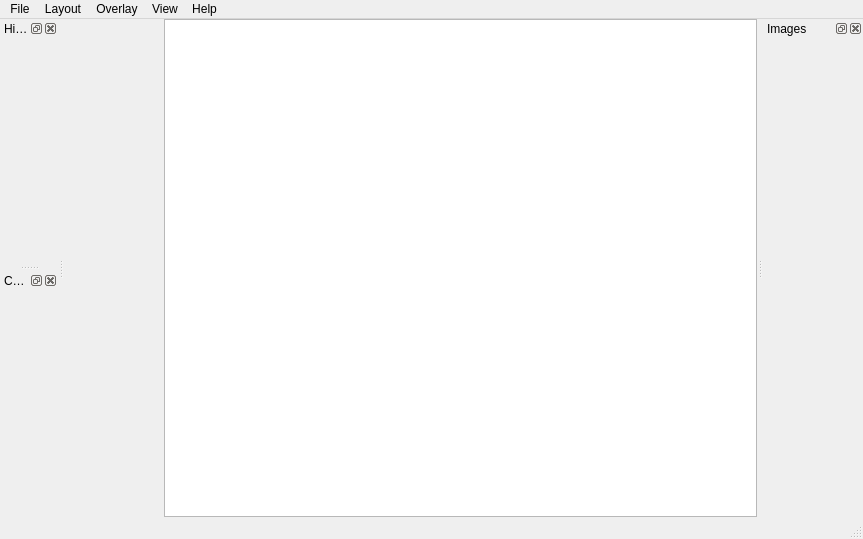
<?xml version="1.0" encoding="UTF-8"?>
<ui version="4.0">
 <class>MainWindow</class>
 <widget class="QMainWindow" name="MainWindow">
  <property name="enabled">
   <bool>true</bool>
  </property>
  <property name="geometry">
   <rect>
    <x>0</x>
    <y>0</y>
    <width>863</width>
    <height>539</height>
   </rect>
  </property>
  <property name="minimumSize">
   <size>
    <width>190</width>
    <height>0</height>
   </size>
  </property>
  <property name="windowTitle">
   <string>Bial</string>
  </property>
  <property name="windowIcon">
   <iconset resource="qrs/resources.qrc">
    <normaloff>:/icons/bial-logo.png</normaloff>:/icons/bial-logo.png</iconset>
  </property>
  <widget class="QWidget" name="centralWidget">
   <layout class="QGridLayout" name="gridLayout_7">
    <property name="leftMargin">
     <number>0</number>
    </property>
    <property name="topMargin">
     <number>0</number>
    </property>
    <property name="rightMargin">
     <number>0</number>
    </property>
    <property name="bottomMargin">
     <number>0</number>
    </property>
    <property name="spacing">
     <number>0</number>
    </property>
    <item row="0" column="1">
     <widget class="QGraphicsView" name="logoView">
      <property name="focusPolicy">
       <enum>Qt::NoFocus</enum>
      </property>
      <property name="verticalScrollBarPolicy">
       <enum>Qt::ScrollBarAlwaysOff</enum>
      </property>
      <property name="horizontalScrollBarPolicy">
       <enum>Qt::ScrollBarAlwaysOff</enum>
      </property>
      <property name="resizeAnchor">
       <enum>QGraphicsView::NoAnchor</enum>
      </property>
     </widget>
    </item>
    <item row="0" column="0">
     <widget class="ImageViewer" name="imageViewer" native="true">
      <property name="minimumSize">
       <size>
        <width>100</width>
        <height>0</height>
       </size>
      </property>
     </widget>
    </item>
   </layout>
  </widget>
  <widget class="QStatusBar" name="statusBar"/>
  <widget class="QMenuBar" name="menuBar">
   <property name="geometry">
    <rect>
     <x>0</x>
     <y>0</y>
     <width>863</width>
     <height>19</height>
    </rect>
   </property>
   <widget class="QMenu" name="menuFile">
    <property name="title">
     <string>File</string>
    </property>
    <widget class="QMenu" name="menuRecent_files">
     <property name="enabled">
      <bool>false</bool>
     </property>
     <property name="title">
      <string>Recent files:</string>
     </property>
    </widget>
    <addaction name="actionOpen_image"/>
    <addaction name="actionOpen_DicomDir"/>
    <addaction name="actionOpen_folder"/>
    <addaction name="separator"/>
    <addaction name="actionAdd_image"/>
    <addaction name="actionRemove_current_image"/>
    <addaction name="separator"/>
    <addaction name="actionAddLabel"/>
    <addaction name="actionRemove_current_label"/>
    <addaction name="separator"/>
    <addaction name="menuRecent_files"/>
    <addaction name="separator"/>
    <addaction name="actionPrint"/>
    <addaction name="separator"/>
    <addaction name="actionQuit"/>
   </widget>
   <widget class="QMenu" name="menuOverlay">
    <property name="title">
     <string>Overlay</string>
    </property>
    <widget class="QMenu" name="menuColor_2">
     <property name="title">
      <string>Color</string>
     </property>
     <addaction name="actionRedPen"/>
     <addaction name="actionBluePen"/>
     <addaction name="actionGreenPen"/>
     <addaction name="actionBlackPen"/>
     <addaction name="actionWhitePen"/>
    </widget>
    <addaction name="actionToggle_overlay"/>
    <addaction name="menuColor_2"/>
   </widget>
   <widget class="QMenu" name="menuWindow">
    <property name="title">
     <string>View</string>
    </property>
    <widget class="QMenu" name="menuBackground_color">
     <property name="title">
      <string>Background color</string>
     </property>
     <addaction name="actionBlack_background"/>
     <addaction name="actionWhite_background"/>
     <addaction name="actionRed_background"/>
     <addaction name="actionGreen_background"/>
     <addaction name="actionBlue_background"/>
    </widget>
    <addaction name="separator"/>
    <addaction name="actionShow_controls_dock"/>
    <addaction name="actionShow_images_dock"/>
    <addaction name="separator"/>
    <addaction name="menuBackground_color"/>
   </widget>
   <widget class="QMenu" name="menuLayout">
    <property name="enabled">
     <bool>true</bool>
    </property>
    <property name="title">
     <string>Layout</string>
    </property>
    <widget class="QMenu" name="menu1_View">
     <property name="enabled">
      <bool>true</bool>
     </property>
     <property name="title">
      <string>1 view</string>
     </property>
     <addaction name="actionAxial"/>
     <addaction name="actionCoronal"/>
     <addaction name="actionSagittal"/>
     <addaction name="actionRed_channel"/>
     <addaction name="actionGreen_channel"/>
     <addaction name="actionBlue_channel"/>
     <addaction name="actionAll_channels"/>
    </widget>
    <addaction name="menu1_View"/>
    <addaction name="action3_Views"/>
    <addaction name="action4_Views"/>
    <addaction name="separator"/>
    <addaction name="actionVertical"/>
    <addaction name="actionHorizontal"/>
    <addaction name="actionGrid"/>
   </widget>
   <widget class="QMenu" name="menuHelp">
    <property name="title">
     <string>Help</string>
    </property>
    <widget class="QMenu" name="menuApplication_Language">
     <property name="title">
      <string>Switch Application Language</string>
     </property>
     <addaction name="actionEnglish"/>
     <addaction name="actionPortuguese"/>
    </widget>
    <addaction name="actionSelect_default_folder"/>
    <addaction name="menuApplication_Language"/>
    <addaction name="separator"/>
    <addaction name="actionAbout"/>
   </widget>
   <addaction name="menuFile"/>
   <addaction name="menuLayout"/>
   <addaction name="menuOverlay"/>
   <addaction name="menuWindow"/>
   <addaction name="menuHelp"/>
  </widget>
  <widget class="QDockWidget" name="thumbsDock">
   <property name="sizePolicy">
    <sizepolicy hsizetype="Fixed" vsizetype="Preferred">
     <horstretch>0</horstretch>
     <verstretch>0</verstretch>
    </sizepolicy>
   </property>
   <property name="minimumSize">
    <size>
     <width>100</width>
     <height>35</height>
    </size>
   </property>
   <property name="maximumSize">
    <size>
     <width>524287</width>
     <height>524287</height>
    </size>
   </property>
   <property name="allowedAreas">
    <set>Qt::RightDockWidgetArea</set>
   </property>
   <property name="windowTitle">
    <string>Images</string>
   </property>
   <attribute name="dockWidgetArea">
    <number>2</number>
   </attribute>
   <widget class="QWidget" name="dockWidgetContents">
    <layout class="QGridLayout" name="gridLayout_12">
     <property name="leftMargin">
      <number>0</number>
     </property>
     <property name="topMargin">
      <number>0</number>
     </property>
     <property name="rightMargin">
      <number>0</number>
     </property>
     <property name="bottomMargin">
      <number>0</number>
     </property>
     <property name="spacing">
      <number>0</number>
     </property>
     <item row="0" column="0">
      <widget class="ThumbsWidget" name="thumbsWidget" native="true">
       <property name="sizePolicy">
        <sizepolicy hsizetype="Fixed" vsizetype="Preferred">
         <horstretch>0</horstretch>
         <verstretch>0</verstretch>
        </sizepolicy>
       </property>
       <property name="minimumSize">
        <size>
         <width>100</width>
         <height>0</height>
        </size>
       </property>
       <property name="maximumSize">
        <size>
         <width>100</width>
         <height>16777215</height>
        </size>
       </property>
      </widget>
     </item>
    </layout>
   </widget>
  </widget>
  <widget class="QDockWidget" name="dockWidgetHistogram">
   <property name="windowTitle">
    <string>Histogram</string>
   </property>
   <attribute name="dockWidgetArea">
    <number>1</number>
   </attribute>
   <widget class="QWidget" name="dockWidgetContents_2">
    <layout class="QGridLayout" name="gridLayout">
     <item row="0" column="0">
      <widget class="QCustomPlot" name="histogramWidget" native="true"/>
     </item>
    </layout>
   </widget>
  </widget>
  <widget class="QDockWidget" name="controlsDock">
   <property name="windowTitle">
    <string>Controls</string>
   </property>
   <attribute name="dockWidgetArea">
    <number>1</number>
   </attribute>
   <widget class="QWidget" name="dockWidgetContents_7">
    <layout class="QGridLayout" name="gridLayout_11">
     <item row="0" column="0">
      <widget class="ControlsWidget" name="controlsWidget" native="true"/>
     </item>
    </layout>
   </widget>
  </widget>
  <action name="actionOpen_image">
   <property name="text">
    <string>Open image...</string>
   </property>
   <property name="shortcut">
    <string>Ctrl+O</string>
   </property>
  </action>
  <action name="actionOpen_folder">
   <property name="text">
    <string>Open folder...</string>
   </property>
   <property name="shortcut">
    <string>Ctrl+Shift+O</string>
   </property>
  </action>
  <action name="actionAdd_image">
   <property name="text">
    <string>Add image...</string>
   </property>
   <property name="shortcut">
    <string>Ctrl+T</string>
   </property>
  </action>
  <action name="actionRemove_current_image">
   <property name="text">
    <string>Remove current image</string>
   </property>
   <property name="shortcut">
    <string>Ctrl+W</string>
   </property>
  </action>
  <action name="actionAddLabel">
   <property name="text">
    <string>Load label...</string>
   </property>
   <property name="shortcut">
    <string>Ctrl+L</string>
   </property>
  </action>
  <action name="actionBlue_background">
   <property name="text">
    <string>Blue background</string>
   </property>
  </action>
  <action name="actionRed_background">
   <property name="text">
    <string>Red background</string>
   </property>
  </action>
  <action name="actionGreen_background">
   <property name="text">
    <string>Green background</string>
   </property>
  </action>
  <action name="actionBlack_background">
   <property name="text">
    <string>Black background</string>
   </property>
  </action>
  <action name="actionWhite_background">
   <property name="text">
    <string>White background</string>
   </property>
  </action>
  <action name="actionCoronal">
   <property name="text">
    <string>Coronal</string>
   </property>
  </action>
  <action name="actionSagittal">
   <property name="text">
    <string>Sagittal</string>
   </property>
  </action>
  <action name="actionAxial">
   <property name="text">
    <string>Axial</string>
   </property>
  </action>
  <action name="action3_Views">
   <property name="text">
    <string>3 views</string>
   </property>
  </action>
  <action name="action4_Views">
   <property name="text">
    <string>4 views</string>
   </property>
  </action>
  <action name="actionVertical">
   <property name="text">
    <string>Vertical</string>
   </property>
   <property name="toolTip">
    <string>Vertical</string>
   </property>
  </action>
  <action name="actionHorizontal">
   <property name="text">
    <string>Horizontal</string>
   </property>
   <property name="toolTip">
    <string>Horizontal</string>
   </property>
  </action>
  <action name="actionGrid">
   <property name="text">
    <string>Grid</string>
   </property>
   <property name="toolTip">
    <string>Grid</string>
   </property>
  </action>
  <action name="actionSelect_default_folder">
   <property name="text">
    <string>Select default folder...</string>
   </property>
  </action>
  <action name="actionToggle_overlay">
   <property name="text">
    <string>Activate/Deactivate</string>
   </property>
   <property name="shortcut">
    <string>Space</string>
   </property>
  </action>
  <action name="actionShow_controls_dock">
   <property name="checkable">
    <bool>true</bool>
   </property>
   <property name="text">
    <string>Controls dock</string>
   </property>
   <property name="shortcut">
    <string>Ctrl+1</string>
   </property>
  </action>
  <action name="actionShow_images_dock">
   <property name="checkable">
    <bool>true</bool>
   </property>
   <property name="text">
    <string>Thumbnails dock</string>
   </property>
   <property name="shortcut">
    <string>Ctrl+2</string>
   </property>
  </action>
  <action name="actionRemove_current_label">
   <property name="text">
    <string>Remove current label</string>
   </property>
  </action>
  <action name="actionAbout">
   <property name="text">
    <string>About</string>
   </property>
  </action>
  <action name="actionQuit">
   <property name="text">
    <string>Quit</string>
   </property>
   <property name="shortcut">
    <string>Ctrl+Q</string>
   </property>
  </action>
  <action name="actionRedPen">
   <property name="text">
    <string>Red</string>
   </property>
  </action>
  <action name="actionBluePen">
   <property name="text">
    <string>Blue</string>
   </property>
  </action>
  <action name="actionGreenPen">
   <property name="text">
    <string>Green</string>
   </property>
  </action>
  <action name="actionBlackPen">
   <property name="text">
    <string>Black</string>
   </property>
  </action>
  <action name="actionWhitePen">
   <property name="text">
    <string>White</string>
   </property>
  </action>
  <action name="actionEnglish">
   <property name="text">
    <string>English</string>
   </property>
  </action>
  <action name="actionPortuguese">
   <property name="text">
    <string>Portuguese</string>
   </property>
  </action>
  <action name="actionOpen_DicomDir">
   <property name="text">
    <string>Open DicomDir</string>
   </property>
   <property name="shortcut">
    <string>Ctrl+D</string>
   </property>
  </action>
  <action name="actionPrint">
   <property name="text">
    <string>Print...</string>
   </property>
   <property name="shortcut">
    <string>Ctrl+P</string>
   </property>
  </action>
  <action name="actionRed_channel">
   <property name="text">
    <string>Red channel</string>
   </property>
  </action>
  <action name="actionGreen_channel">
   <property name="text">
    <string>Green channel</string>
   </property>
  </action>
  <action name="actionBlue_channel">
   <property name="text">
    <string>Blue channel</string>
   </property>
  </action>
  <action name="actionAll_channels">
   <property name="text">
    <string>All channels</string>
   </property>
  </action>
 </widget>
 <layoutdefault spacing="6" margin="11"/>
 <customwidgets>
  <customwidget>
   <class>ControlsWidget</class>
   <extends>QWidget</extends>
   <header>controlswidget.h</header>
   <container>1</container>
  </customwidget>
  <customwidget>
   <class>ThumbsWidget</class>
   <extends>QWidget</extends>
   <header>thumbswidget.h</header>
   <container>1</container>
  </customwidget>
  <customwidget>
   <class>ImageViewer</class>
   <extends>QWidget</extends>
   <header>imageviewer.h</header>
   <container>1</container>
  </customwidget>
  <customwidget>
   <class>QCustomPlot</class>
   <extends>QWidget</extends>
   <header>thirdParty/qcustomplot.h</header>
   <container>1</container>
  </customwidget>
 </customwidgets>
 <resources>
  <include location="qrs/resources.qrc"/>
 </resources>
 <connections/>
</ui>
